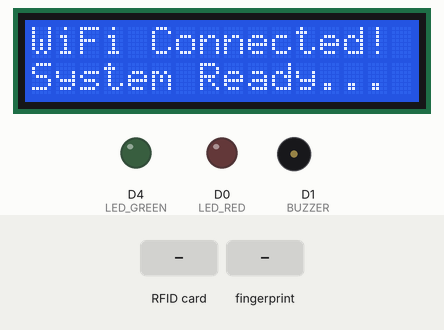
Recording of a sketch running on a simulated ESP8266 (NodeMCU). Parts: 16×2 character LCD, output pins drawn as LEDs (lit = HIGH), buzzer (waves = sounding, pin HIGH). The test bench sets the inputs (shaded band). WiFi joins after 1.5 s; servers stay silent unless stated; uploads are accepted with an empty reply; what the sketch prints to the serial monitor is not drawn.

Above: at 5.6 s.
5.7 s: RFID card 5E 7A 19 C4 held to the reader
At 5.98 s:
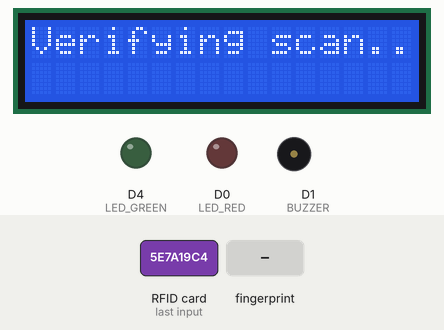
At 7.0 s:
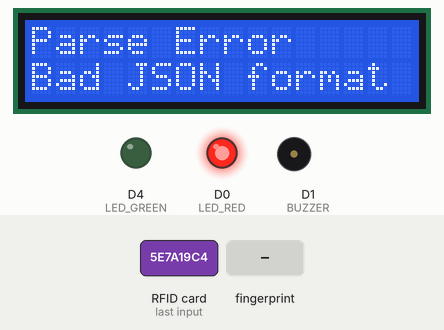
8.7 s: finger stored as number 1 placed on the sensor
At 13.5 s:
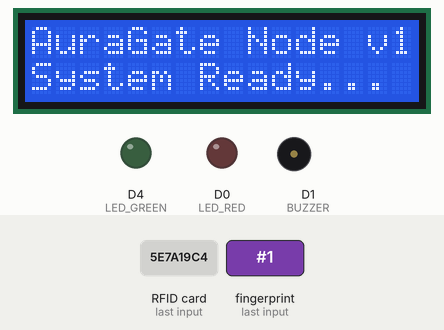
Timing chart, 0 to 15.0 s (numbered marks = the images above; inputs shaded):
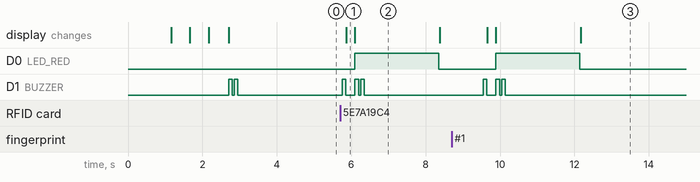

Measured:
- after the input at 5.7 s, D0 (LED_RED): LOW → HIGH after 0.40 s, → LOW 2.3 s later; D1 (BUZZER): goes HIGH 0.10 s, LOW 0.25 s, HIGH 0.10 s, LOW 0.05 s, HIGH 0.10 s, then LOW, starting after 0.05 s; the display: changes after 0.17 s (image 1)
- after the input at 8.7 s, D0 (LED_RED): LOW → HIGH after 1.2 s, → LOW 2.3 s later; D1 (BUZZER): goes HIGH 0.10 s, LOW 0.25 s, HIGH 0.10 s, LOW 0.05 s, HIGH 0.10 s, then LOW, starting after 0.84 s; the display: first changes after 0.96 s (image 3 shows a later state)
- what the display in image 2 shows lasts 2.3 s, from 6.1 s to 8.4 s

The sketch:

esp32_iot_attendance.ino
```cpp
/**
 * AuraGate IoT Attendance Terminal Node
 * ----------------------------------------------------
 * Target Hardware: ESP32 or ESP8266
 * Sensors: AS608 Fingerprint, RC522 RFID Reader, LiquidCrystal_I2C LCD
 * Feedback: Red/Green LEDs and active buzzer
 * Libraries Required:
 *   - Adafruit Fingerprint Sensor Library
 *   - MFRC522 (by githubyuri/OSw)
 *   - LiquidCrystal_I2C (by Frank de Brabander)
 *   - ArduinoJson (by Benoit Blanchon)
 */

#if defined(ESP8266)
  #include <ESP8266WiFi.h>
  #include <ESP8266HTTPClient.h>
  #include <SoftwareSerial.h>
#elif defined(ESP32)
  #include <WiFi.h>
  #include <HTTPClient.h>
  #include <HardwareSerial.h>
#endif

#include <SPI.h>
#include <MFRC522.h>
#include <Wire.h>
#include <LiquidCrystal_I2C.h>
#include <Adafruit_Fingerprint.h>
#include <ArduinoJson.h>

// --- WIFI CONFIGURATION ---
const char* ssid = "YOUR_WIFI_SSID";
const char* password = "YOUR_WIFI_PASSWORD";

// --- BACKEND API ENDPOINT CONFIGURATION ---
const char* serverUrl = "http://192.168.1.100:8080/api/iot/scan"; // Replace with your Spring Boot Server IP
const char* deviceToken = "SECURE_ESP32_ATTENDANCE_TOKEN_2026";
const int classId = 1; // Optional class location ID associated with this terminal node

// --- ESP32 PIN CONFIGURATIONS ---
#if defined(ESP32)
  #define PIN_RST          4
  #define PIN_SS           5
  #define LED_GREEN        12
  #define LED_RED          14
  #define BUZZER           13
  // AS608 Fingerprint Serial Connection (Hardware Serial 2)
  #define FP_RX            16
  #define FP_TX            17
#else // ESP8266 Defaults
  #define PIN_RST          D3
  #define PIN_SS           D8
  #define LED_GREEN        D4 // Builtin LED on ESP8266
  #define LED_RED          D0
  #define BUZZER           D1
  #define FP_RX            D2 // Software Serial
  #define FP_TX            D3
#endif

// --- INITIALIZE SENSORS ---
LiquidCrystal_I2C lcd(0x27, 16, 2); // Address 0x27 or 0x3F
MFRC522 mfrc522(PIN_SS, PIN_RST);

#if defined(ESP32)
  HardwareSerial fpSerial(2);
#else
  SoftwareSerial fpSerial(FP_RX, FP_TX);
#endif
Adafruit_Fingerprint fingerprint = Adafruit_Fingerprint(&fpSerial);

void setup() {
  Serial.begin(115200);

  // Set GPIO outputs
  pinMode(LED_GREEN, OUTPUT);
  pinMode(LED_RED, OUTPUT);
  pinMode(BUZZER, OUTPUT);
  digitalWrite(LED_GREEN, LOW);
  digitalWrite(LED_RED, LOW);
  digitalWrite(BUZZER, LOW);

  // Initialize LCD Screen
  Wire.begin();
  lcd.init();
  lcd.backlight();
  lcd.setCursor(0, 0);
  lcd.print("AuraGate Node v1");
  lcd.setCursor(0, 1);
  lcd.print("Initializing...");
  delay(1000);

  // Initialize SPI & RFID Card Reader
  SPI.begin();
  mfrc522.PCD_Init();
  Serial.println("RFID MFRC522 initialized.");

  // Initialize AS608 Fingerprint Sensor
  #if defined(ESP32)
    fpSerial.begin(57600, SERIAL_8N1, FP_RX, FP_TX);
  #else
    fpSerial.begin(57600);
  #endif

  if (fingerprint.verifyPassword()) {
    Serial.println("Fingerprint AS608 sensor detected!");
  } else {
    Serial.println("ERROR: AS608 sensor not found.");
    lcd.setCursor(0, 1);
    lcd.print("FP Sensor Error ");
    digitalWrite(LED_RED, HIGH);
    delay(2000);
    digitalWrite(LED_RED, LOW);
  }

  // Connect to local WiFi network
  connectWiFi();
}

void loop() {
  // Check if WiFi connection is still alive
  if (WiFi.status() != WL_CONNECTED) {
    connectWiFi();
  }

  // Option 1: Scan for RFID cards
  if (mfrc522.PICC_IsNewCardPresent() && mfrc522.PICC_ReadCardSerial()) {
    String cardUid = "";
    for (byte i = 0; i < mfrc522.uid.size; i++) {
      cardUid += String(mfrc522.uid.uidByte[i] < 0x10 ? "0" : "");
      cardUid += String(mfrc522.uid.uidByte[i], HEX);
    }
    cardUid.toUpperCase();

    Serial.print("RFID card detected! UID: ");
    Serial.println(cardUid);

    triggerBeep(1); // Short Beep
    postBiometricScan(0, cardUid); // Send to backend

    mfrc522.PICC_HaltA();
    delay(1000);
  }

  // Option 2: Scan for Fingerprint
  int fingerprintId = getFingerprintID();
  if (fingerprintId > 0) {
    Serial.print("Fingerprint matched! Template ID: ");
    Serial.println(fingerprintId);

    triggerBeep(1); // Short Beep
    postBiometricScan(fingerprintId, ""); // Send to backend

    delay(2000); // Wait between scans
  }

  delay(100);
}

// Check if a finger is scanned on the AS608 module
int getFingerprintID() {
  uint8_t p = fingerprint.getImage();
  if (p != FINGERPRINT_OK) return -1;

  p = fingerprint.image2Tpl();
  if (p != FINGERPRINT_OK) return -1;

  p = fingerprint.fingerFastSearch();
  if (p != FINGERPRINT_OK) {
    // Fingerprint imaged but not stored in database template memory
    Serial.println("Fingerprint does not match any template.");
    triggerFeedback(false, "Unknown Finger", "Scan Failed");
    return -2;
  }

  // Found a match!
  return fingerprint.fingerID;
}

// Connect/Reconnect to local WiFi Router
void connectWiFi() {
  lcd.clear();
  lcd.setCursor(0, 0);
  lcd.print("Connecting WiFi");
  Serial.print("Connecting to WiFi: ");
  Serial.println(ssid);

  WiFi.begin(ssid, password);

  int attempts = 0;
  while (WiFi.status() != WL_CONNECTED && attempts < 20) {
    delay(500);
    Serial.print(".");
    lcd.setCursor(attempts % 16, 1);
    lcd.print(".");
    attempts++;
  }

  if (WiFi.status() == WL_CONNECTED) {
    Serial.println("\nWiFi connected successfully!");
    lcd.clear();
    lcd.setCursor(0, 0);
    lcd.print("WiFi Connected!");
    lcd.setCursor(0, 1);
    lcd.print("System Ready... ");
    triggerBeep(2); // Double confirmation beep
    delay(1500);
  } else {
    Serial.println("\nWiFi connection failed.");
    lcd.clear();
    lcd.setCursor(0, 0);
    lcd.print("WiFi Conn Error");
    lcd.setCursor(0, 1);
    lcd.print("Retrying...    ");
    digitalWrite(LED_RED, HIGH);
    delay(2000);
    digitalWrite(LED_RED, LOW);
  }
}

// Post scan credentials to the Spring Boot REST API
void postBiometricScan(int fingerprintId, String rfidUid) {
  lcd.clear();
  lcd.setCursor(0, 0);
  lcd.print("Verifying scan...");

  WiFiClient client;
  HTTPClient http;

  // Build target URL query parameters
  String url = String(serverUrl) + "?classId=" + String(classId);
  http.begin(client, url);

  // Set headers
  http.addHeader("Content-Type", "application/json");
  http.addHeader("X-Device-Token", deviceToken);

  // Construct JSON Body
  StaticJsonDocument<200> doc;
  if (fingerprintId > 0) {
    doc["fingerprintId"] = fingerprintId;
  } else if (rfidUid.length() > 0) {
    doc["rfidUid"] = rfidUid;
  }

  String requestBody;
  serializeJson(doc, requestBody);

  // Perform Request
  int httpResponseCode = http.POST(requestBody);

  if (httpResponseCode > 0) {
    String responseString = http.getString();
    Serial.println("Response code: " + String(httpResponseCode));
    Serial.println("Response body: " + responseString);

    StaticJsonDocument<300> filter;
    DeserializationError error = deserializeJson(filter, responseString);

    if (!error) {
      const char* status = filter["status"];
      const char* name = filter["name"];
      const char* message = filter["message"];

      if (strcmp(status, "success") == 0) {
        // Attendance recorded successfully
        triggerFeedback(true, name, message);
      } else {
        // Verification failed (unknown ID or not enrolled)
        triggerFeedback(false, name, message);
      }
    } else {
      // JSON Parsing error
      triggerFeedback(false, "Parse Error", "Bad JSON format");
    }
  } else {
    // Network HTTP failure
    Serial.print("HTTP Post failed: ");
    Serial.println(httpResponseCode);
    triggerFeedback(false, "Server Offline", "Network Error");
  }

  http.end();
}

// Sounds active buzzer for a count of cycles
void triggerBeep(int count) {
  for (int i = 0; i < count; i++) {
    digitalWrite(BUZZER, HIGH);
    delay(100);
    digitalWrite(BUZZER, LOW);
    if (i < count - 1) delay(50);
  }
}

// Display access results and blink corresponding feedback LEDs
void triggerFeedback(bool isSuccess, String name, String message) {
  lcd.clear();
  lcd.setCursor(0, 0);
  lcd.print(name.substring(0, 16));
  lcd.setCursor(0, 1);
  lcd.print(message.substring(0, 16));

  if (isSuccess) {
    digitalWrite(LED_GREEN, HIGH);
    triggerBeep(1); // One beep success
    delay(2000);
    digitalWrite(LED_GREEN, LOW);
  } else {
    digitalWrite(LED_RED, HIGH);
    triggerBeep(2); // Two beeps failure
    delay(2000);
    digitalWrite(LED_RED, LOW);
  }

  // Restore LCD
  lcd.clear();
  lcd.setCursor(0, 0);
  lcd.print("AuraGate Node v1");
  lcd.setCursor(0, 1);
  lcd.print("System Ready... ");
}
```
